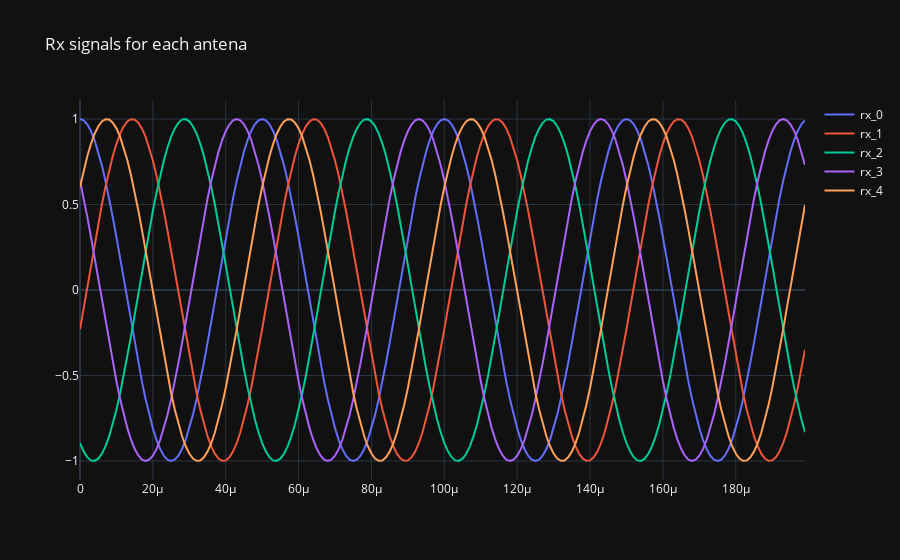

Source (notebook cell):
### Markdown cell above
## Multiply each signal reception by phases shift

Complex multioplication is equivalent to add a phase shift

$ tx\_signal = {e^{j2\pi ft}} $

$ steering\_vectors = {e^{j2\pi \ phase\_shift}} $

$ steering\_vectors * tx\_signal = {e^{j2\pi phase\_shift}} * {e^{j2\pi ft}} = {e^{j2\pi (ft + phase\_shift)}} $

### Code cell
steering_vectors = steering_vectors.reshape(-1,1) # make steering_vectors a column vector
tx_signal = tx_signal.reshape(1,-1) # make tx_signal a row vector

rx_signals = steering_vectors * tx_signal # Simulate the received signal rx_signals through a matrix multiply

if use_matplotlib:
    for rx_signal in range(antena_rx_nbr):
        plt.plot(np.asarray(rx_signals[rx_signal,:]).squeeze().real[0:200], label='rx_' + str(rx_signal))
    plt.legend()
    plt.show()
else:
    fig = go.Figure()
    for rx_signal in range(antena_rx_nbr):
        fig.add_trace(go.Scatter(x=t[0:200], y=np.asarray(rx_signals[rx_signal,:]).squeeze().real[0:200], mode='lines', name='rx_' + str(rx_signal)))
    fig.update_layout(template="plotly_dark", title_text="Rx signals for each antena")
    fig.show()

### Figure 1 — Plotly figure (JSON) as saved in the notebook; plotly's stock layout.template omitted (floating-point values rounded to 4 significant figures; data arrays with more than 128 entries replaced by an {"elided": "..."} marker saying what was removed)
{"data": [{"mode": "lines", "name": "rx_0", "type": "scatter", "x": {"elided": "200 float values"}, "y": {"elided": "200 float values"}}, {"mode": "lines", "name": "rx_1", "type": "scatter", "x": {"elided": "200 float values"}, "y": {"elided": "200 float values"}}, {"mode": "lines", "name": "rx_2", "type": "scatter", "x": {"elided": "200 float values"}, "y": {"elided": "200 float values"}}, {"mode": "lines", "name": "rx_3", "type": "scatter", "x": {"elided": "200 float values"}, "y": {"elided": "200 float values"}}, {"mode": "lines", "name": "rx_4", "type": "scatter", "x": {"elided": "200 float values"}, "y": {"elided": "200 float values"}}], "layout": {"title": {"text": "Rx signals for each antena"}}}
